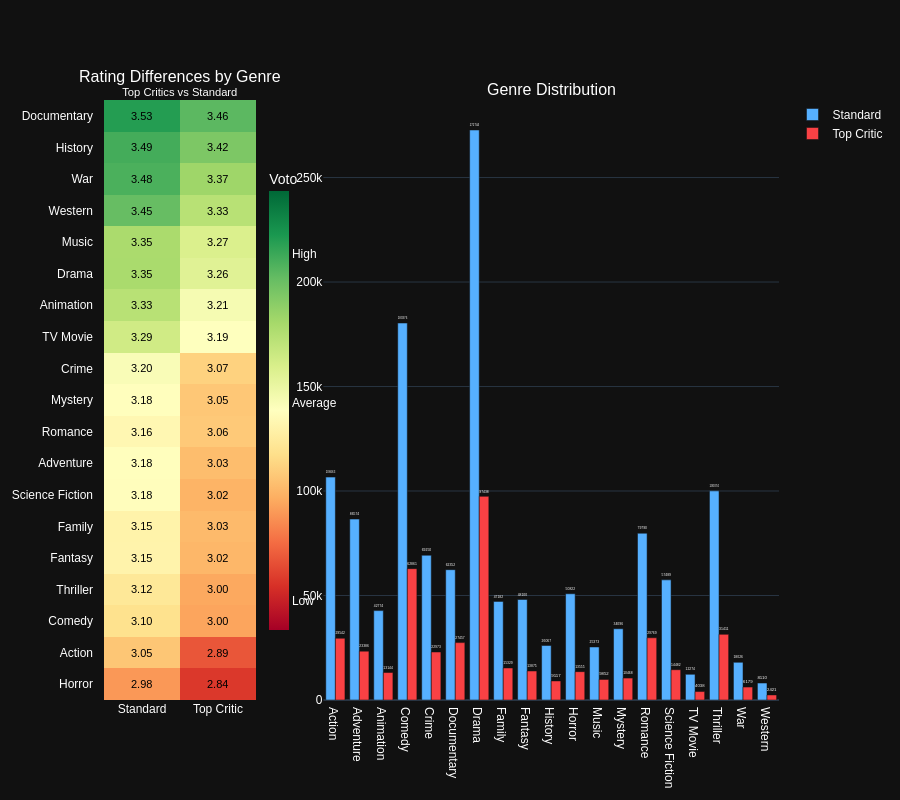

Here is the notebook cell this chart was saved with:
### Markdown cell above
### Chart

### Code cell
heatmap_trace = go.Heatmap(
    z=df_genre_pivot.values,
    x=['Standard', 'Top Critic'],
    y=df_genre_pivot.index,
    colorscale='RdYlGn',
    zmin=df_genre_pivot.min().min()-0.1,
    zmax=df_genre_pivot.max().max()+0.1,
    colorbar=dict(
        title='Voto',
        thickness=20,
        tickvals=[
            round(df_genre_pivot.min().min(), 1),
            round(df_genre_pivot.mean().mean(), 1),
            round(df_genre_pivot.max().max(), 1)
        ],
        ticktext=['Low', 'Average', 'High'],
        x=0.23,
        xanchor='left',
        len=0.8,
        y=0.5
    ),
    hovertemplate='Genre: %{y}<br>%{x}<br>Average rating: %{z:.2f}<extra></extra>'
)

fig_combined = make_subplots(
    rows=1, cols=2,
    column_widths=[0.25, 0.75],
     horizontal_spacing=0.1,
    subplot_titles=(
        'Rating Differences by Genre<br><sup>Top Critics vs Standard</sup>',
        'Genre Distribution'
    )
)

fig_combined.update_yaxes(autorange='reversed', row=1, col=1)

# Add heatmap
fig_combined.add_trace(heatmap_trace, row=1, col=1)

for i, row in enumerate(df_genre_pivot.values):
    for j, val in enumerate(row):
        fig_combined.add_annotation(
            text=f"{val:.2f}",
            x=j,
            y=i,
            xref='x1',
            yref='y1',
            showarrow=False,
            font=dict(size=11, color='black')
        )

# Add barchart
colors = ['#56B0FF', '#F94144']
for i, col in enumerate(genre_counts.columns):
    fig_combined.add_trace(
        go.Bar(
            x=genre_counts.index,
            y=genre_counts[col],
            name=col,
            marker_color=colors[i],
            text=genre_counts[col],
            textposition='outside',
            hoverinfo='y+name'
        ),
        row=1, col=2
    )

fig_combined.update_layout(
    height=800,
    font=dict(family="Arial", size=12, color="#FFFFFF"),
    margin=dict(l=80, r=50, b=80, t=100),
    showlegend=True
)

fig_combined.update_xaxes(
    tickmode='array',
    tickvals=[0, 1],
    ticktext=['Standard', 'Top Critic'],
    row=1, col=1
)

fig_combined.update_yaxes(
    tickangle=0,
    tickfont=dict(size=12),
    automargin=True,
    ticksuffix="   ",
    row=1, col=1
)

fig_combined.show()

### Figure 1 — Plotly figure (JSON) as saved in the notebook; plotly's stock layout.template omitted (floating-point values rounded to 4 significant figures)
{"data": [{"colorbar": {"len": 0.8, "thickness": 20, "ticktext": ["Low", "Average", "High"], "tickvals": [2.8, 3.2, 3.5], "title": {"text": "Voto"}, "x": 0.23, "xanchor": "left", "y": 0.5}, "colorscale": [[0.0, "rgb(165,0,38)"], [0.1, "rgb(215,48,39)"], [0.2, "rgb(244,109,67)"], [0.3, "rgb(253,174,97)"], [0.4, "rgb(254,224,139)"], [0.5, "rgb(255,255,191)"], [0.6, "rgb(217,239,139)"], [0.7, "rgb(166,217,106)"], [0.8, "rgb(102,189,99)"], [0.9, "rgb(26,152,80)"], [1.0, "rgb(0,104,55)"]], "hovertemplate": "Genre: %{y}<br>%{x}<br>Average rating: %{z:.2f}<extra></extra>", "x": ["Standard", "Top Critic"], "y": ["Documentary", "History", "War", "Western", "Music", "Drama", "Animation", "TV Movie", "Crime", "Mystery", "Romance", "Adventure", "Science Fiction", "Family", "Fantasy", "Thriller", "Comedy", "Action", "Horror"], "z": [[3.526, 3.461], [3.489, 3.418], [3.481, 3.37], [3.448, 3.33], [3.352, 3.268], [3.354, 3.255], [3.331, 3.207], [3.288, 3.186], [3.198, 3.071], [3.18, 3.052], [3.162, 3.055], [3.18, 3.033], [3.178, 3.018], [3.149, 3.028], [3.15, 3.023], [3.117, 3.0], [3.101, 2.995], [3.05, 2.886], [2.978, 2.842]], "zmax": 3.626, "zmin": 2.742, "type": "heatmap", "xaxis": "x", "yaxis": "y"}, {"hoverinfo": "y+name", "marker": {"color": "#56B0FF"}, "name": "Standard", "text": [106700.0, 86570.0, 42770.0, 180400.0, 69250.0, 62350.0, 272700.0, 47180.0, 48100.0, 26070.0, 50820.0, 25370.0, 34100.0, 79790.0, 57490.0, 12270.0, 100100.0, 18030.0, 8110.0], "textposition": "outside", "x": ["Action", "Adventure", "Animation", "Comedy", "Crime", "Documentary", "Drama", "Family", "Fantasy", "History", "Horror", "Music", "Mystery", "Romance", "Science Fiction", "TV Movie", "Thriller", "War", "Western"], "y": [106663, 86574, 42774, 180376, 69250, 62352, 272744, 47182, 48100, 26067, 50822, 25373, 34096, 79790, 57489, 12274, 100074, 18026, 8110], "type": "bar", "xaxis": "x2", "yaxis": "y2"}, {"hoverinfo": "y+name", "marker": {"color": "#F94144"}, "name": "Top Critic", "text": [29540.0, 23390.0, 13140.0, 62860.0, 22970.0, 27460.0, 97440.0, 15330.0, 13880.0, 9117.0, 13560.0, 9852.0, 10470.0, 29770.0, 14480.0, 4038.0, 31410.0, 6179.0, 2421.0], "textposition": "outside", "x": ["Action", "Adventure", "Animation", "Comedy", "Crime", "Documentary", "Drama", "Family", "Fantasy", "History", "Horror", "Music", "Mystery", "Romance", "Science Fiction", "TV Movie", "Thriller", "War", "Western"], "y": [29542, 23386, 13144, 62861, 22973, 27457, 97438, 15329, 13875, 9117, 13555, 9852, 10468, 29769, 14482, 4038, 31411, 6179, 2421], "type": "bar", "xaxis": "x2", "yaxis": "y2"}], "layout": {"xaxis": {"anchor": "y", "domain": [0.0, 0.225], "tickmode": "array", "tickvals": [0, 1], "ticktext": ["Standard", "Top Critic"]}, "yaxis": {"anchor": "x", "domain": [0.0, 1.0], "autorange": "reversed", "tickfont": {"size": 12}, "tickangle": 0, "automargin": true, "ticksuffix": "   "}, "xaxis2": {"anchor": "y2", "domain": [0.325, 1.0]}, "yaxis2": {"anchor": "x2", "domain": [0.0, 1.0]}, "annotations": [{"font": {"size": 16}, "showarrow": false, "text": "Rating Differences by Genre<br><sup>Top Critics vs Standard</sup>", "x": 0.1125, "xanchor": "center", "xref": "paper", "y": 1.0, "yanchor": "bottom", "yref": "paper"}, {"font": {"size": 16}, "showarrow": false, "text": "Genre Distribution", "x": 0.6625, "xanchor": "center", "xref": "paper", "y": 1.0, "yanchor": "bottom", "yref": "paper"}, {"font": {"color": "black", "size": 11}, "showarrow": false, "text": "3.53", "x": 0, "xref": "x", "y": 0, "yref": "y"}, {"font": {"color": "black", "size": 11}, "showarrow": false, "text": "3.46", "x": 1, "xref": "x", "y": 0, "yref": "y"}, {"font": {"color": "black", "size": 11}, "showarrow": false, "text": "3.49", "x": 0, "xref": "x", "y": 1, "yref": "y"}, {"font": {"color": "black", "size": 11}, "showarrow": false, "text": "3.42", "x": 1, "xref": "x", "y": 1, "yref": "y"}, {"font": {"color": "black", "size": 11}, "showarrow": false, "text": "3.48", "x": 0, "xref": "x", "y": 2, "yref": "y"}, {"font": {"color": "black", "size": 11}, "showarrow": false, "text": "3.37", "x": 1, "xref": "x", "y": 2, "yref": "y"}, {"font": {"color": "black", "size": 11}, "showarrow": false, "text": "3.45", "x": 0, "xref": "x", "y": 3, "yref": "y"}, {"font": {"color": "black", "size": 11}, "showarrow": false, "text": "3.33", "x": 1, "xref": "x", "y": 3, "yref": "y"}, {"font": {"color": "black", "size": 11}, "showarrow": false, "text": "3.35", "x": 0, "xref": "x", "y": 4, "yref": "y"}, {"font": {"color": "black", "size": 11}, "showarrow": false, "text": "3.27", "x": 1, "xref": "x", "y": 4, "yref": "y"}, {"font": {"color": "black", "size": 11}, "showarrow": false, "text": "3.35", "x": 0, "xref": "x", "y": 5, "yref": "y"}, {"font": {"color": "black", "size": 11}, "showarrow": false, "text": "3.26", "x": 1, "xref": "x", "y": 5, "yref": "y"}, {"font": {"color": "black", "size": 11}, "showarrow": false, "text": "3.33", "x": 0, "xref": "x", "y": 6, "yref": "y"}, {"font": {"color": "black", "size": 11}, "showarrow": false, "text": "3.21", "x": 1, "xref": "x", "y": 6, "yref": "y"}, {"font": {"color": "black", "size": 11}, "showarrow": false, "text": "3.29", "x": 0, "xref": "x", "y": 7, "yref": "y"}, {"font": {"color": "black", "size": 11}, "showarrow": false, "text": "3.19", "x": 1, "xref": "x", "y": 7, "yref": "y"}, {"font": {"color": "black", "size": 11}, "showarrow": false, "text": "3.20", "x": 0, "xref": "x", "y": 8, "yref": "y"}, {"font": {"color": "black", "size": 11}, "showarrow": false, "text": "3.07", "x": 1, "xref": "x", "y": 8, "yref": "y"}, {"font": {"color": "black", "size": 11}, "showarrow": false, "text": "3.18", "x": 0, "xref": "x", "y": 9, "yref": "y"}, {"font": {"color": "black", "size": 11}, "showarrow": false, "text": "3.05", "x": 1, "xref": "x", "y": 9, "yref": "y"}, {"font": {"color": "black", "size": 11}, "showarrow": false, "text": "3.16", "x": 0, "xref": "x", "y": 10, "yref": "y"}, {"font": {"color": "black", "size": 11}, "showarrow": false, "text": "3.06", "x": 1, "xref": "x", "y": 10, "yref": "y"}, {"font": {"color": "black", "size": 11}, "showarrow": false, "text": "3.18", "x": 0, "xref": "x", "y": 11, "yref": "y"}, {"font": {"color": "black", "size": 11}, "showarrow": false, "text": "3.03", "x": 1, "xref": "x", "y": 11, "yref": "y"}, {"font": {"color": "black", "size": 11}, "showarrow": false, "text": "3.18", "x": 0, "xref": "x", "y": 12, "yref": "y"}, {"font": {"color": "black", "size": 11}, "showarrow": false, "text": "3.02", "x": 1, "xref": "x", "y": 12, "yref": "y"}, {"font": {"color": "black", "size": 11}, "showarrow": false, "text": "3.15", "x": 0, "xref": "x", "y": 13, "yref": "y"}, {"font": {"color": "black", "size": 11}, "showarrow": false, "text": "3.03", "x": 1, "xref": "x", "y": 13, "yref": "y"}, {"font": {"color": "black", "size": 11}, "showarrow": false, "text": "3.15", "x": 0, "xref": "x", "y": 14, "yref": "y"}, {"font": {"color": "black", "size": 11}, "showarrow": false, "text": "3.02", "x": 1, "xref": "x", "y": 14, "yref": "y"}, {"font": {"color": "black", "size": 11}, "showarrow": false, "text": "3.12", "x": 0, "xref": "x", "y": 15, "yref": "y"}, {"font": {"color": "black", "size": 11}, "showarrow": false, "text": "3.00", "x": 1, "xref": "x", "y": 15, "yref": "y"}, {"font": {"color": "black", "size": 11}, "showarrow": false, "text": "3.10", "x": 0, "xref": "x", "y": 16, "yref": "y"}, {"font": {"color": "black", "size": 11}, "showarrow": false, "text": "3.00", "x": 1, "xref": "x", "y": 16, "yref": "y"}, {"font": {"color": "black", "size": 11}, "showarrow": false, "text": "3.05", "x": 0, "xref": "x", "y": 17, "yref": "y"}, {"font": {"color": "black", "size": 11}, "showarrow": false, "text": "2.89", "x": 1, "xref": "x", "y": 17, "yref": "y"}, {"font": {"color": "black", "size": 11}, "showarrow": false, "text": "2.98", "x": 0, "xref": "x", "y": 18, "yref": "y"}, {"font": {"color": "black", "size": 11}, "showarrow": false, "text": "2.84", "x": 1, "xref": "x", "y": 18, "yref": "y"}], "font": {"family": "Arial", "size": 12, "color": "#FFFFFF"}, "margin": {"l": 80, "r": 50, "b": 80, "t": 100}, "height": 800, "showlegend": true}}
